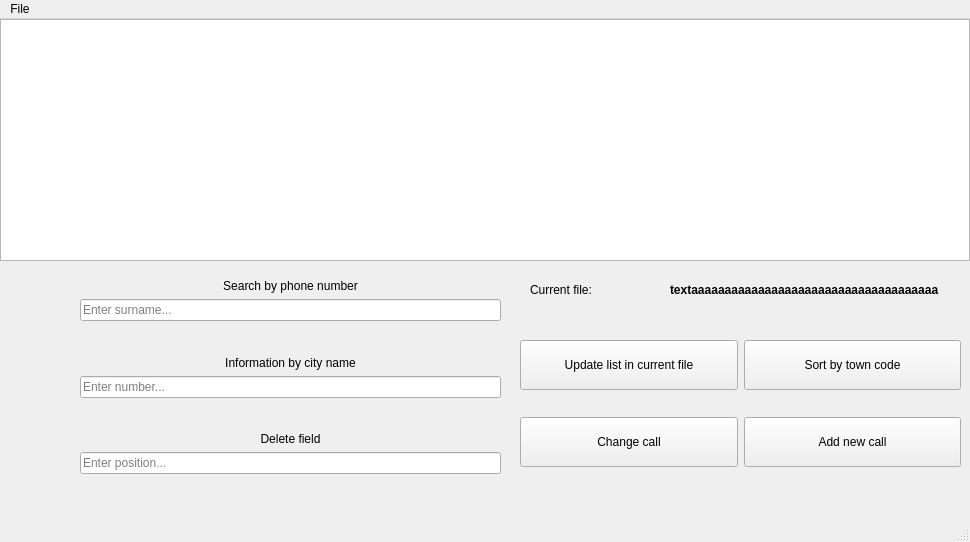
<?xml version="1.0" encoding="UTF-8"?>
<ui version="4.0">
 <class>MainWindow</class>
 <widget class="QMainWindow" name="MainWindow">
  <property name="geometry">
   <rect>
    <x>0</x>
    <y>0</y>
    <width>970</width>
    <height>542</height>
   </rect>
  </property>
  <property name="windowTitle">
   <string>MainWindow</string>
  </property>
  <widget class="QWidget" name="centralwidget">
   <widget class="QWidget" name="gridLayoutWidget">
    <property name="geometry">
     <rect>
      <x>520</x>
      <y>300</y>
      <width>441</width>
      <height>171</height>
     </rect>
    </property>
    <layout class="QGridLayout" name="gridLayout">
     <item row="0" column="1">
      <widget class="QPushButton" name="sortByCodeButton">
       <property name="minimumSize">
        <size>
         <width>0</width>
         <height>50</height>
        </size>
       </property>
       <property name="text">
        <string>Sort by town code</string>
       </property>
      </widget>
     </item>
     <item row="0" column="0">
      <widget class="QPushButton" name="updateListInFileButton">
       <property name="minimumSize">
        <size>
         <width>0</width>
         <height>50</height>
        </size>
       </property>
       <property name="text">
        <string>Update list in current file</string>
       </property>
      </widget>
     </item>
     <item row="1" column="0">
      <widget class="QPushButton" name="changeCallButton">
       <property name="minimumSize">
        <size>
         <width>0</width>
         <height>50</height>
        </size>
       </property>
       <property name="text">
        <string>Change call</string>
       </property>
      </widget>
     </item>
     <item row="1" column="1">
      <widget class="QPushButton" name="addFieldButton">
       <property name="minimumSize">
        <size>
         <width>0</width>
         <height>50</height>
        </size>
       </property>
       <property name="text">
        <string>Add new call</string>
       </property>
      </widget>
     </item>
    </layout>
   </widget>
   <widget class="QTableWidget" name="tableWidget">
    <property name="geometry">
     <rect>
      <x>0</x>
      <y>0</y>
      <width>970</width>
      <height>242</height>
     </rect>
    </property>
    <property name="sizePolicy">
     <sizepolicy hsizetype="MinimumExpanding" vsizetype="Ignored">
      <horstretch>0</horstretch>
      <verstretch>0</verstretch>
     </sizepolicy>
    </property>
    <property name="gridStyle">
     <enum>Qt::SolidLine</enum>
    </property>
   </widget>
   <widget class="QWidget" name="gridLayoutWidget_2">
    <property name="geometry">
     <rect>
      <x>80</x>
      <y>260</y>
      <width>421</width>
      <height>195</height>
     </rect>
    </property>
    <layout class="QGridLayout" name="gridLayout_2">
     <item row="9" column="0">
      <widget class="QLineEdit" name="deleteFieldEdit">
       <property name="placeholderText">
        <string>Enter position...</string>
       </property>
      </widget>
     </item>
     <item row="4" column="0">
      <widget class="QLabel" name="label_2">
       <property name="text">
        <string>Information by city name</string>
       </property>
       <property name="alignment">
        <set>Qt::AlignCenter</set>
       </property>
      </widget>
     </item>
     <item row="8" column="0">
      <widget class="QLabel" name="label_3">
       <property name="text">
        <string>Delete field</string>
       </property>
       <property name="alignment">
        <set>Qt::AlignCenter</set>
       </property>
      </widget>
     </item>
     <item row="3" column="0">
      <spacer name="verticalSpacer">
       <property name="orientation">
        <enum>Qt::Vertical</enum>
       </property>
       <property name="sizeHint" stdset="0">
        <size>
         <width>20</width>
         <height>20</height>
        </size>
       </property>
      </spacer>
     </item>
     <item row="2" column="0">
      <widget class="QLineEdit" name="searchByPhoneNumEdit">
       <property name="maxLength">
        <number>30</number>
       </property>
       <property name="placeholderText">
        <string>Enter surname...</string>
       </property>
      </widget>
     </item>
     <item row="0" column="0">
      <widget class="QLabel" name="label">
       <property name="text">
        <string>Search by phone number</string>
       </property>
       <property name="alignment">
        <set>Qt::AlignCenter</set>
       </property>
      </widget>
     </item>
     <item row="6" column="0">
      <widget class="QLineEdit" name="searchByCityNameEdit">
       <property name="placeholderText">
        <string>Enter number...</string>
       </property>
      </widget>
     </item>
     <item row="7" column="0">
      <spacer name="verticalSpacer_2">
       <property name="orientation">
        <enum>Qt::Vertical</enum>
       </property>
       <property name="sizeHint" stdset="0">
        <size>
         <width>20</width>
         <height>20</height>
        </size>
       </property>
      </spacer>
     </item>
    </layout>
   </widget>
   <widget class="QWidget" name="layoutWidget">
    <property name="geometry">
     <rect>
      <x>530</x>
      <y>250</y>
      <width>409</width>
      <height>41</height>
     </rect>
    </property>
    <layout class="QHBoxLayout" name="horizontalLayout">
     <item>
      <widget class="QLabel" name="label_4">
       <property name="text">
        <string>Current file:</string>
       </property>
      </widget>
     </item>
     <item>
      <widget class="QLabel" name="fileNameLabel">
       <property name="font">
        <font>
         <bold>true</bold>
        </font>
       </property>
       <property name="text">
        <string>textaaaaaaaaaaaaaaaaaaaaaaaaaaaaaaaaaaaaa</string>
       </property>
      </widget>
     </item>
    </layout>
   </widget>
  </widget>
  <widget class="QMenuBar" name="menubar">
   <property name="geometry">
    <rect>
     <x>0</x>
     <y>0</y>
     <width>970</width>
     <height>25</height>
    </rect>
   </property>
   <widget class="QMenu" name="menuFile">
    <property name="title">
     <string>File</string>
    </property>
    <addaction name="openNewFileAction"/>
   </widget>
   <addaction name="menuFile"/>
  </widget>
  <widget class="QStatusBar" name="statusbar"/>
  <action name="openNewFileAction">
   <property name="text">
    <string>Open new file</string>
   </property>
  </action>
 </widget>
 <resources/>
 <connections/>
</ui>
